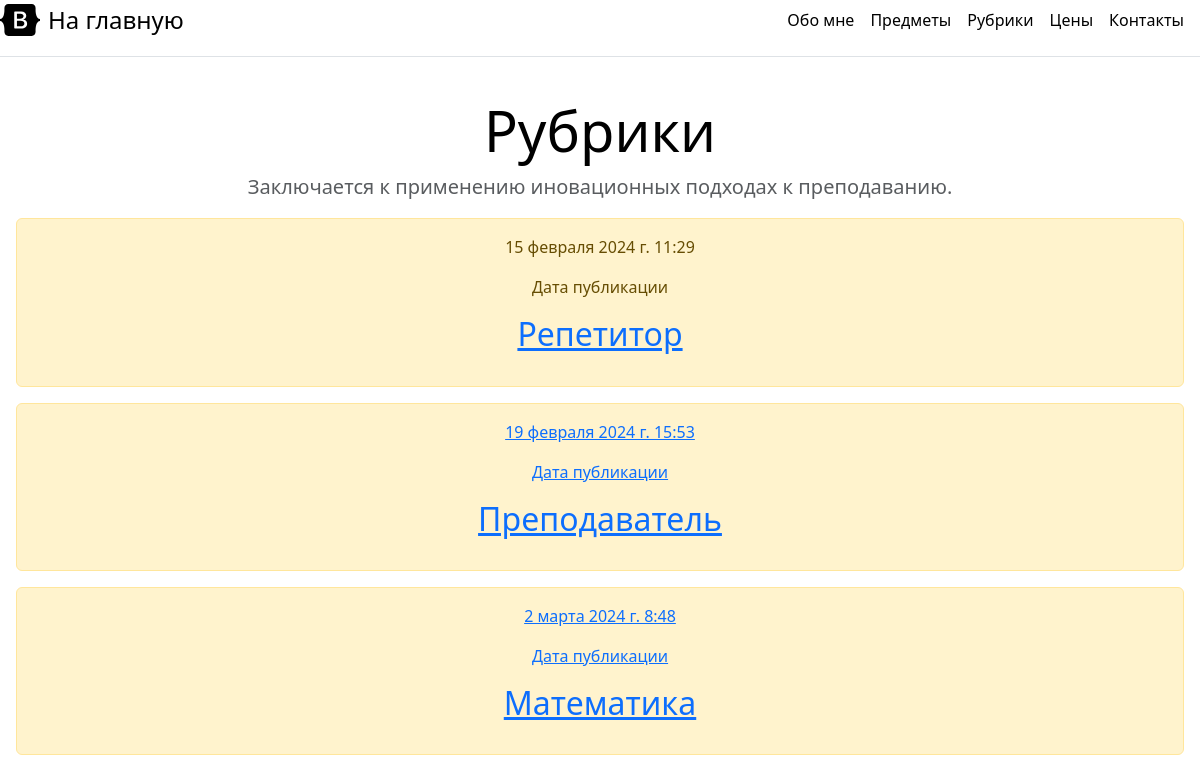
The app's page /rubrik, older data.
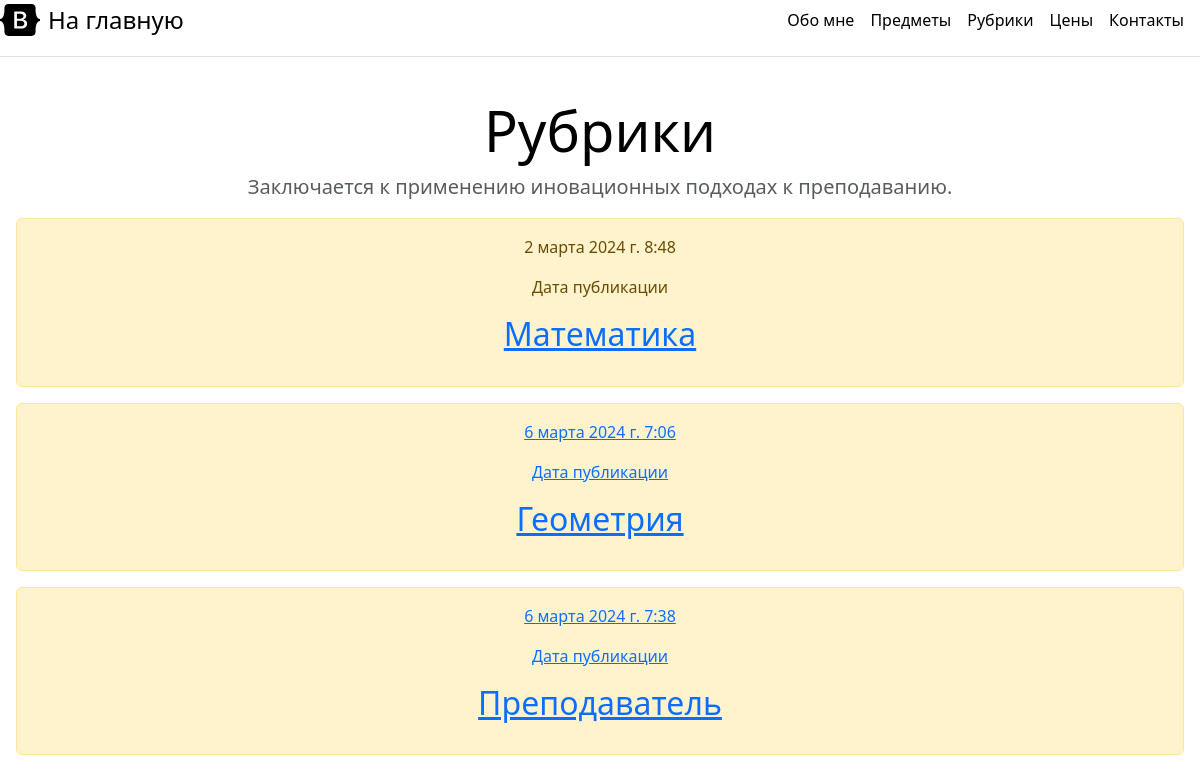
The same page, newer data.
### webrepetitor/models.py (models this page shows, shortened)
class Bd(models.Model):
    class Status(models.TextChoices):
        DRAFT = 'DF', 'Черновик'
        PUBLISHED = 'PF', 'Опубликовано'
    title = models.CharField(max_length=250)
    slag = models.SlugField(max_length=250)
    content = models.TextField()
    price = models.FloatField()
    published_time = models.DateTimeField(auto_now_add=True, db_index=True)
    status = models.CharField(max_length=2, choices=Status.choices, default=Status.DRAFT)
    rubric = models.ForeignKey('Rubric', null=True,
                               on_delete=models.PROTECT, verbose_name='Рубрика')
    objects = models.Manager()
    published = PublishedManager()

### webrepetitor/views.py (the view)
# urls.py: path('rubrik', views.rubrik, name='rubrik'),
def rubrik(request):
    posts = Bd.published.all()
    rubrics = Rubric.objects.all()
    return render(request, 'webrepetitor/rubrici.html', {'posts': posts, 'rubrics': rubrics})

### webrepetitor/models.py (called while the page is built)
    def get_queryset(self):
        return super().get_queryset().filter(status=Bd.Status.PUBLISHED)

### webrepetitor/templates/webrepetitor/rubrici.html (shortened to what this page needs)
{% extends "webrepetitor/base.html" %}
{% block content %}
    <div class="pricing-header p-3 pb-md-4 mx-auto text-center">
      <h1 class="display-4 fw-normal text-body-emphasis">Рубрики</h1>
      <p class="fs-5 text-body-secondary"><ya-tr-span data-index="6-0" data-translated="true" data-source-lang="en" data-target-lang="ru" data-value="Quickly build an effective pricing table for your potential customers with this Bootstrap example. " data-translation="Качественная подача материала - один из главных факторов для восприятия. " data-ch="0" data-type="trSpan">Заключается к применению иновационных подходах к преподаванию. </ya-tr-span></p>
    {% for post in posts %}
        <div class="alert alert-warning mt-2">
        <p>{{ post.published_time }}<p>
        <p>Дата публикации</p>
    <h2>
            <a href="{% url 'webrepetitor:post_detail' post.id %}">
            <p class="date">{{ post.title }}
            </p>
    </h2>
</div>
  {% endfor %}
{% endblock %}

### webrepetitor/templates/webrepetitor/base.html (shortened to what this page needs)
<head>
    <link href="https://cdn.jsdelivr.net/npm/bootstrap@5.3.2/dist/css/bootstrap.min.css" rel="stylesheet">
</head>
<body>
    <div class="d-flex flex-column flex-md-row align-items-center pb-3 mb-4 border-bottom">
      <a href="/" class="d-flex align-items-center link-body-emphasis text-decoration-none">
        <span class="fs-4"><ya-tr-span data-index="1-0" data-translated="true" data-source-lang="en" data-target-lang="ru" data-value="Pricing example" data-translation="Главная" data-ch="0" data-type="trSpan">На главную</ya-tr-span></span>
      </a>
      <nav class="d-inline-flex mt-2 mt-md-0 ms-md-auto">
        <a class="me-3 py-2 link-body-emphasis text-decoration-none" href="{% url 'webrepetitor:haracteristic' %}"><ya-tr-span data-index="2-0" data-translated="true" data-source-lang="en" data-target-lang="ru" data-value="Features" data-translation="Характеристики" data-ch="0" data-type="trSpan">Обо мне</ya-tr-span></a>
        <a class="me-3 py-2 link-body-emphasis text-decoration-none" href="{% url 'webrepetitor:predmet' %}"><ya-tr-span data-index="3-0" data-translated="true" data-source-lang="en" data-target-lang="ru" data-value="Enterprise" data-translation="Предметы" data-ch="0" data-type="trSpan">Предметы</ya-tr-span></a>
        <a class="me-3 py-2 link-body-emphasis text-decoration-none" href="{% url 'webrepetitor:rubrik' %}"><ya-tr-span data-index="4-0" data-translated="true" data-source-lang="en" data-target-lang="ru" data-value="Support" data-translation="Рубрики" data-ch="0" data-type="trSpan">Рубрики</ya-tr-span></a>
        <a class="me-3 py-2 link-body-emphasis text-decoration-none" href="{% url 'webrepetitor:price' %}"><ya-tr-span data-index="5-0" data-translated="true" data-source-lang="en" data-target-lang="ru" data-value="Pricing" data-translation="Цены" data-ch="0" data-type="trSpan">Цены</ya-tr-span></a>
        <a class="me-3 py-2 link-body-emphasis text-decoration-none" href="{% url 'webrepetitor:share' %}"><ya-tr-span data-index="5-0" data-translated="true" data-source-lang="en" data-target-lang="ru" data-value="Contact" data-translation="Контакты" data-ch="0" data-type="trSpan">Контакты</ya-tr-span></a>
      </nav>
    </div>
    {% block content %}{% endblock %}
</body>

Row changes from the older to the newer data that the page shows:
removed Bd: published_time "15 февраля 2024 г. 11:29", title "Репетитор"
removed Bd: published_time "19 февраля 2024 г. 15:53", title "Преподаватель"
added Bd: published_time "6 марта 2024 г. 7:06", title "Геометрия"
added Bd: published_time "6 марта 2024 г. 7:38", title "Преподаватель"
